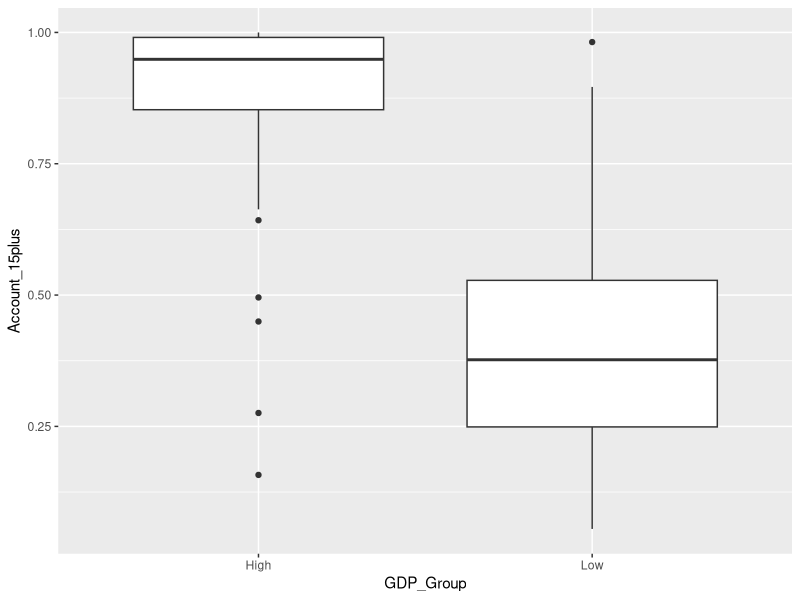
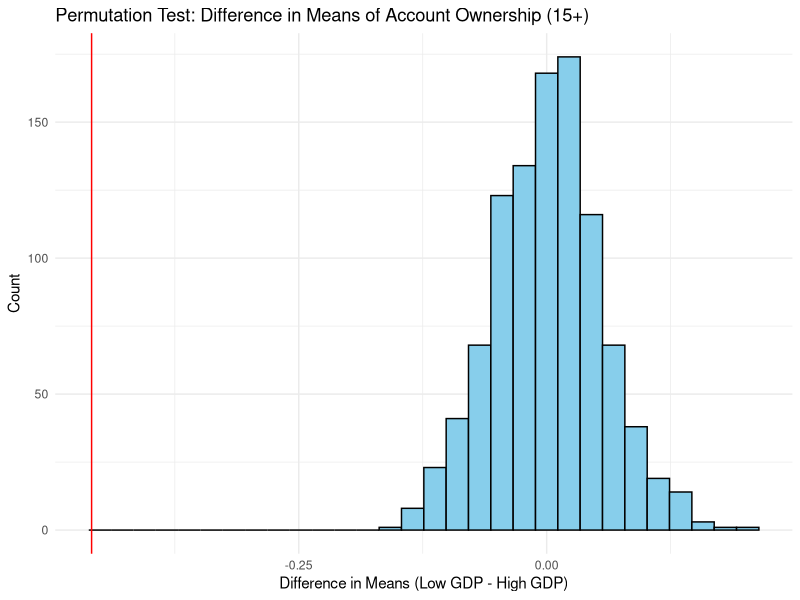
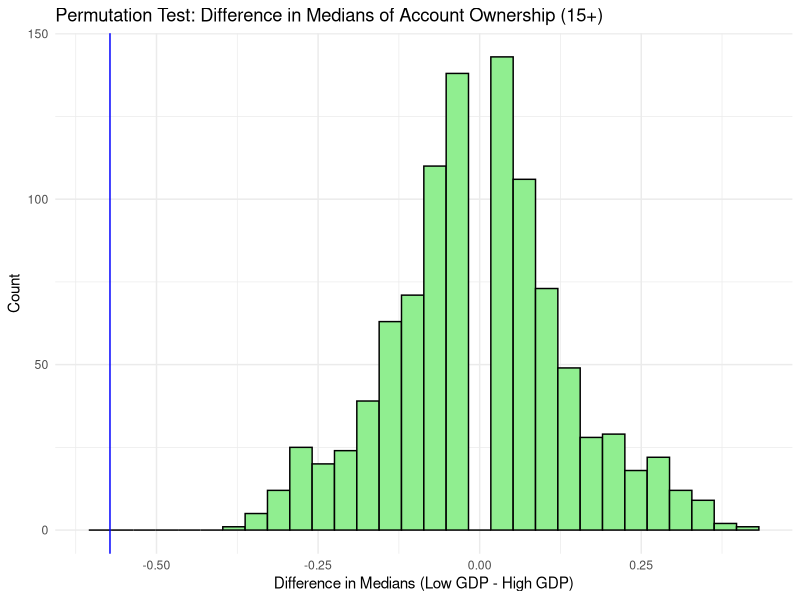

Source code (R) for these figures, in order:
## ---- chunk 1

library(tidyverse)
library(readxl)

GDP_analysis <- read_excel("GDP_analysis.xlsx", sheet = "Data", skip = 1)
colnames(GDP_analysis) <- c(
  "Country", 
  "GDP_Per_Capita", 
  "Account_15plus", 
  "Saved_15plus", 
  "Borrowed_Formal_15plus", 
  "Account_Female", 
  "Account_Male", 
  "Owns_Credit_Card")

DP_analysis <- GDP_analysis |> 
  mutate(across(GDP_Per_Capita:Owns_Credit_Card, as.numeric))
  
median_gdp <- median(GDP_analysis$GDP_Per_Capita, na.rm = TRUE)

GDP_analysis <- GDP_analysis |>  
  mutate(GDP_Group = ifelse(GDP_Per_Capita >= median_gdp, "High", "Low"))

GDP_analysis |>
  ggplot(aes( x = GDP_Group, y = Account_15plus )) +
  geom_boxplot()
## ---- chunk 2
perm_data <- function(rep, data) {
  data |>
    select(GDP_Group, Account_15plus) |>
    mutate(Account_15plus_perm = sample(Account_15plus, replace = FALSE)) %>%
    group_by(GDP_Group) |>
    summarize(
      obs_ave = mean(Account_15plus, na.rm = TRUE),
      obs_med = median(Account_15plus, na.rm = TRUE),
      perm_ave = mean(Account_15plus_perm, na.rm = TRUE),
      perm_med = median(Account_15plus_perm, na.rm = TRUE),
      .groups = "drop"
    ) |>
    summarize(
      obs_ave_diff = diff(obs_ave),
      obs_med_diff = diff(obs_med),
      perm_ave_diff = diff(perm_ave),
      perm_med_diff = diff(perm_med),
      rep = rep
    )
}

perm_results <- map_df(1:1000, perm_data, data = GDP_analysis)

head(perm_results)


## ---- chunk 3
ggplot(perm_results, aes(x = perm_ave_diff)) +
  geom_histogram(bins = 30, fill = "skyblue", color = "black") +
  geom_vline(aes(xintercept = mean(obs_ave_diff)), color = "red") +
  labs(
    title = "Permutation Test: Difference in Means of Account Ownership (15+)",
    x = "Difference in Means (Low GDP - High GDP)",
    y = "Count"
  ) +
  theme_minimal()

## ---- chunk 4
ggplot(perm_results, aes(x = perm_med_diff)) +
  geom_histogram(bins = 30, fill = "lightgreen", color = "black") +
  geom_vline(aes(xintercept = mean(obs_med_diff)), color = "blue",) +
  labs(
    title = "Permutation Test: Difference in Medians of Account Ownership (15+)",
    x = "Difference in Medians (Low GDP - High GDP)",
    y = "Count"
  ) +
  theme_minimal()
